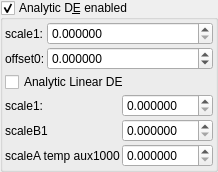
    <widget class="MyGroupBox" name="groupCheck_analyticDE_enabled">
     <property name="title">
      <string>Analytic D&amp;E enabled</string>
     </property>
     <property name="checkable">
      <bool>true</bool>
     </property>
     <layout class="QVBoxLayout" name="verticalLayout_12" stretch="0,0,0">
      <property name="spacing">
       <number>2</number>
      </property>
      <property name="leftMargin">
       <number>2</number>
      </property>
      <property name="topMargin">
       <number>2</number>
      </property>
      <property name="rightMargin">
       <number>2</number>
      </property>
      <property name="bottomMargin">
       <number>2</number>
      </property>
      <item>
       <layout class="QGridLayout" name="gridLayout_28" columnstretch="0,0,1">
        <property name="spacing">
         <number>2</number>
        </property>
        <item row="1" column="1">
         <widget class="QLabel" name="label_178">
          <property name="text">
           <string>offset0:</string>
          </property>
         </widget>
        </item>
        <item row="0" column="1">
         <widget class="QLabel" name="label_179">
          <property name="text">
           <string>scale1:</string>
          </property>
         </widget>
        </item>
        <item row="0" column="2">
         <widget class="MyDoubleSpinBox" name="spinbox_analyticDE_scale_1">
          <property name="sizePolicy">
           <sizepolicy hsizetype="Minimum" vsizetype="Maximum">
            <horstretch>0</horstretch>
            <verstretch>0</verstretch>
           </sizepolicy>
          </property>
          <property name="prefix">
           <string/>
          </property>
          <property name="suffix">
           <string/>
          </property>
          <property name="decimals">
           <number>6</number>
          </property>
          <property name="minimum">
           <double>0.000000000000000</double>
          </property>
          <property name="maximum">
           <double>99.989999999999995</double>
          </property>
          <property name="singleStep">
           <double>0.100000000000000</double>
          </property>
         </widget>
        </item>
        <item row="1" column="2">
         <widget class="MyDoubleSpinBox" name="spinbox_analyticDE_offset_0">
          <property name="sizePolicy">
           <sizepolicy hsizetype="Minimum" vsizetype="Maximum">
            <horstretch>0</horstretch>
            <verstretch>0</verstretch>
           </sizepolicy>
          </property>
          <property name="prefix">
           <string/>
          </property>
          <property name="suffix">
           <string/>
          </property>
          <property name="decimals">
           <number>6</number>
          </property>
          <property name="minimum">
           <double>-99.989999999999995</double>
          </property>
          <property name="maximum">
           <double>99.989999999999995</double>
          </property>
          <property name="singleStep">
           <double>0.100000000000000</double>
          </property>
         </widget>
        </item>
       </layout>
      </item>
      <item>
       <widget class="MyCheckBox" name="checkBox_analyticDE_enabled_false">
        <property name="toolTip">
         <string>&lt;html&gt;&lt;head/&gt;&lt;body&gt;&lt;p&gt;Can sometimes improve render quality when using analytic DE&lt;/p&gt;&lt;/body&gt;&lt;/html&gt;</string>
        </property>
        <property name="text">
         <string>Analytic Linear DE</string>
        </property>
       </widget>
      </item>
      <item>
       <layout class="QGridLayout" name="gridLayout_29" columnstretch="0,0,1">
        <property name="spacing">
         <number>2</number>
        </property>
        <item row="0" column="1">
         <widget class="QLabel" name="label_181">
          <property name="text">
           <string>scale1:</string>
          </property>
         </widget>
        </item>
        <item row="2" column="2">
         <widget class="MyDoubleSpinBox" name="spinbox_transf_scaleA_1">
          <property name="sizePolicy">
           <sizepolicy hsizetype="Minimum" vsizetype="Maximum">
            <horstretch>0</horstretch>
            <verstretch>0</verstretch>
           </sizepolicy>
          </property>
          <property name="prefix">
           <string/>
          </property>
          <property name="suffix">
           <string/>
          </property>
          <property name="decimals">
           <number>6</number>
          </property>
          <property name="minimum">
           <double>0.000000000000000</double>
          </property>
          <property name="maximum">
           <double>99.989999999999995</double>
          </property>
          <property name="singleStep">
           <double>0.100000000000000</double>
          </property>
         </widget>
        </item>
        <item row="2" column="1">
         <widget class="QLabel" name="label_180">
          <property name="text">
           <string>scaleA temp aux1000</string>
          </property>
         </widget>
        </item>
        <item row="0" column="2">
         <widget class="MyDoubleSpinBox" name="spinbox_transf_scale_1">
          <property name="sizePolicy">
           <sizepolicy hsizetype="Minimum" vsizetype="Maximum">
            <horstretch>0</horstretch>
            <verstretch>0</verstretch>
           </sizepolicy>
          </property>
          <property name="prefix">
           <string/>
          </property>
          <property name="suffix">
           <string/>
          </property>
          <property name="decimals">
           <number>6</number>
          </property>
          <property name="minimum">
           <double>0.000000000000000</double>
          </property>
          <property name="maximum">
           <double>99.989999999999995</double>
          </property>
          <property name="singleStep">
           <double>0.100000000000000</double>
          </property>
         </widget>
        </item>
        <item row="1" column="1">
         <widget class="QLabel" name="label_182">
          <property name="text">
           <string>scaleB1 </string>
          </property>
         </widget>
        </item>
        <item row="1" column="2">
         <widget class="MyDoubleSpinBox" name="spinbox_transf_scaleB_1">
          <property name="sizePolicy">
           <sizepolicy hsizetype="Minimum" vsizetype="Maximum">
            <horstretch>0</horstretch>
            <verstretch>0</verstretch>
           </sizepolicy>
          </property>
          <property name="prefix">
           <string/>
          </property>
          <property name="suffix">
           <string/>
          </property>
          <property name="decimals">
           <number>6</number>
          </property>
          <property name="minimum">
           <double>0.000000000000000</double>
          </property>
          <property name="maximum">
           <double>999.990000000000009</double>
          </property>
          <property name="singleStep">
           <double>0.100000000000000</double>
          </property>
         </widget>
        </item>
       </layout>
      </item>
     </layout>
    </widget>
